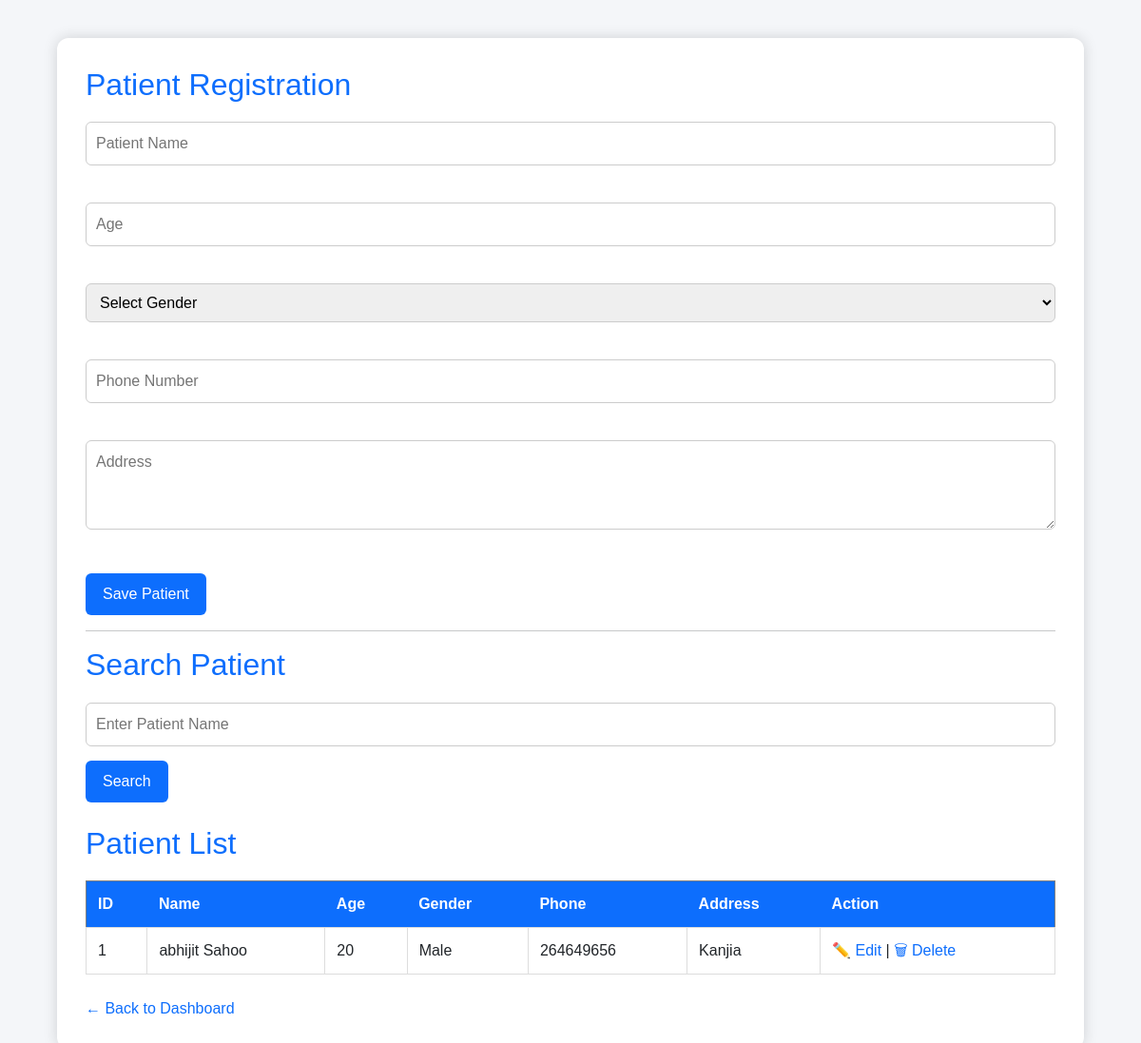
The app's page /patients (signed in) with its own data.
### tables this page shows
CREATE TABLE patients(
        id INTEGER PRIMARY KEY AUTOINCREMENT,
        name TEXT NOT NULL,
        age INTEGER,
        gender TEXT,
        phone TEXT,
        address TEXT
    );

### app.py (the view, shortened to what this page needs)
@app.route("/patients", methods=["GET", "POST"])
def patients():
    if "user" not in session:
        return redirect(url_for("home"))
    conn = get_db()
    cursor = conn.cursor()
    search = request.args.get("search")
    if search:
        cursor.execute(
            "SELECT * FROM patients WHERE name LIKE ?",
            ('%' + search + '%',)
        )
    else:
        cursor.execute(
            "SELECT * FROM patients ORDER BY id DESC"
        )
    patients = cursor.fetchall()
    conn.close()
    return render_template(
        "patients.html",
        patients=patients
    )

### app.py (called while the page is built)
def get_db():
    conn = sqlite3.connect(DATABASE)
    conn.row_factory = sqlite3.Row
    return conn

### templates/patients.html (shortened to what this page needs)
{% extends "base.html" %}
{% block content %}
<div class="dashboard">
    <h2>Patient Registration</h2>
    <form action="{{ url_for('patients') }}" method="POST">
        <input type="text"
               name="name"
               placeholder="Patient Name"
               required>
        <br><br>
        <input type="number"
               name="age"
               placeholder="Age"
               required>
        <br><br>
        <select name="gender" required>
            <option value="">Select Gender</option>
        </select>
        <br><br>
        <input type="text"
               name="phone"
               placeholder="Phone Number"
               required>
        <br><br>
        <textarea name="address"
                  placeholder="Address"
                  rows="3"
                  cols="40"
                  required></textarea>
        <br><br>
        <button type="submit">
            Save Patient
        </button>
    </form>
    <hr>
    <h2>Search Patient</h2>
    <form method="GET" action="{{ url_for('patients') }}">
        <input
            type="text"
            name="search"
            placeholder="Enter Patient Name">
        <button type="submit">
            Search
        </button>
    </form>
    <br>
    <h2>Patient List</h2>
    {% if patients %}
    <table border="1" cellpadding="10" cellspacing="0" width="100%">
        <thead>
            <tr>
                <th>ID</th>
                <th>Name</th>
                <th>Age</th>
                <th>Gender</th>
                <th>Phone</th>
                <th>Address</th>
                <th>Action</th>
            </tr>
        </thead>
        <tbody>
        {% for patient in patients %}
            <tr>
                <td>{{ patient["id"] }}</td>
                <td>{{ patient["name"] }}</td>
                <td>{{ patient["age"] }}</td>
                <td>{{ patient["gender"] }}</td>
                <td>{{ patient["phone"] }}</td>
                <td>{{ patient["address"] }}</td>
                <td>
                    <a href="{{ url_for('edit_patient', id=patient['id']) }}">
                        ✏️ Edit
                    </a>
                    |
                    <a href="{{ url_for('delete_patient', id=patient['id']) }}"
                       onclick="return confirm('Are you sure you want to delete this patient?');">
                        🗑 Delete
                    </a>
                </td>
            </tr>
        {% endfor %}
        </tbody>
    </table>
    {% else %}
        <p>No patients found.</p>
    {% endif %}
    <br>
    <a href="{{ url_for('dashboard') }}">
        ← Back to Dashboard
    </a>
</div>
{% endblock %}

### static/css/style.css (style rules this page uses)
body { background: #f4f6f9; font-family: Arial, Helvetica, sans-serif; }
.dashboard { width: 90%; max-width: 1200px; margin: 40px auto; background: white; padding: 30px; border-radius: 12px; box-shadow: 0 0 15px rgba(0, 0, 0, .15); }
h1, h2 { color: #0d6efd; margin-bottom: 20px; }
input, select, textarea { width: 100%; padding: 10px; border: 1px solid #ccc; border-radius: 6px; margin-bottom: 15px; font-size: 16px; }
button { background: #0d6efd; color: white; border: none; padding: 10px 18px; border-radius: 6px; cursor: pointer; }
table { width: 100%; border-collapse: collapse; margin-top: 20px; }
table th { background: #0d6efd; color: white; padding: 12px; }
table td { padding: 12px; border: 1px solid #ddd; }
a { text-decoration: none; }

### records on screen
patients: id "1", name "abhijit Sahoo", age "20", gender "Male", phone "264649656", address "Kanjia"
